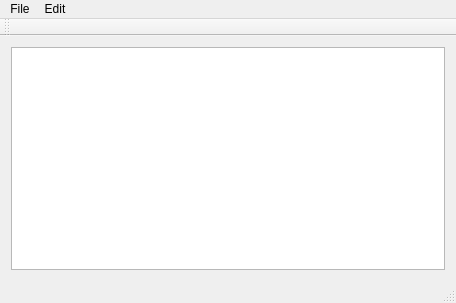
<?xml version="1.0" encoding="UTF-8"?>
<ui version="4.0">
 <class>MainWindow</class>
 <widget class="QMainWindow" name="MainWindow">
  <property name="geometry">
   <rect>
    <x>0</x>
    <y>0</y>
    <width>456</width>
    <height>303</height>
   </rect>
  </property>
  <property name="windowTitle">
   <string>Adam's Notepad</string>
  </property>
  <widget class="QWidget" name="centralWidget">
   <layout class="QHBoxLayout" name="horizontalLayout">
    <item>
     <widget class="QTextEdit" name="textEdit">
      <property name="layoutDirection">
       <enum>Qt::LeftToRight</enum>
      </property>
      <property name="styleSheet">
       <string notr="true">font: 11pt &quot;Consolas&quot;;</string>
      </property>
      <property name="horizontalScrollBarPolicy">
       <enum>Qt::ScrollBarAsNeeded</enum>
      </property>
      <property name="html">
       <string>&lt;!DOCTYPE HTML PUBLIC &quot;-//W3C//DTD HTML 4.0//EN&quot; &quot;http://www.w3.org/TR/REC-html40/strict.dtd&quot;&gt;
&lt;html&gt;&lt;head&gt;&lt;meta name=&quot;qrichtext&quot; content=&quot;1&quot; /&gt;&lt;style type=&quot;text/css&quot;&gt;
p, li { white-space: pre-wrap; }
&lt;/style&gt;&lt;/head&gt;&lt;body style=&quot; font-family:'Consolas'; font-size:11pt; font-weight:400; font-style:normal;&quot;&gt;
&lt;p style=&quot;-qt-paragraph-type:empty; margin-top:0px; margin-bottom:0px; margin-left:0px; margin-right:0px; -qt-block-indent:0; text-indent:0px; font-family:'MS Shell Dlg 2'; font-size:8.25pt;&quot;&gt;&lt;br /&gt;&lt;/p&gt;&lt;/body&gt;&lt;/html&gt;</string>
      </property>
     </widget>
    </item>
   </layout>
  </widget>
  <widget class="QMenuBar" name="menuBar">
   <property name="geometry">
    <rect>
     <x>0</x>
     <y>0</y>
     <width>456</width>
     <height>21</height>
    </rect>
   </property>
   <widget class="QMenu" name="menu">
    <property name="title">
     <string>File</string>
    </property>
    <addaction name="actionNew"/>
    <addaction name="actionOpen"/>
    <addaction name="actionSave"/>
    <addaction name="actionSave_as"/>
    <addaction name="separator"/>
    <addaction name="actionPrint"/>
    <addaction name="separator"/>
    <addaction name="actionExit"/>
   </widget>
   <widget class="QMenu" name="menuEdit">
    <property name="title">
     <string>Edit</string>
    </property>
    <addaction name="actionUndo"/>
    <addaction name="separator"/>
    <addaction name="actionCut"/>
    <addaction name="actionCopy"/>
    <addaction name="actionPaste"/>
    <addaction name="separator"/>
    <addaction name="separator"/>
   </widget>
   <addaction name="menu"/>
   <addaction name="menuEdit"/>
  </widget>
  <widget class="QToolBar" name="mainToolBar">
   <attribute name="toolBarArea">
    <enum>TopToolBarArea</enum>
   </attribute>
   <attribute name="toolBarBreak">
    <bool>false</bool>
   </attribute>
  </widget>
  <widget class="QStatusBar" name="statusBar"/>
  <action name="actionNew">
   <property name="text">
    <string>New</string>
   </property>
   <property name="shortcut">
    <string>Ctrl+N</string>
   </property>
  </action>
  <action name="actionOpen">
   <property name="text">
    <string>Open...</string>
   </property>
   <property name="shortcut">
    <string>Ctrl+O</string>
   </property>
  </action>
  <action name="actionSave">
   <property name="text">
    <string>Save</string>
   </property>
   <property name="shortcut">
    <string>Ctrl+S</string>
   </property>
  </action>
  <action name="actionSave_as">
   <property name="text">
    <string>Save as...</string>
   </property>
  </action>
  <action name="actionPrint">
   <property name="text">
    <string>Print...</string>
   </property>
   <property name="shortcut">
    <string>Ctrl+P</string>
   </property>
  </action>
  <action name="actionExit">
   <property name="text">
    <string>Exit</string>
   </property>
  </action>
  <action name="actionUndo">
   <property name="text">
    <string>Undo</string>
   </property>
   <property name="shortcut">
    <string>Ctrl+Z</string>
   </property>
  </action>
  <action name="actionCut">
   <property name="text">
    <string>Cut</string>
   </property>
   <property name="shortcut">
    <string>Ctrl+X</string>
   </property>
  </action>
  <action name="actionCopy">
   <property name="text">
    <string>Copy</string>
   </property>
   <property name="shortcut">
    <string>Ctrl+C</string>
   </property>
  </action>
  <action name="actionPaste">
   <property name="text">
    <string>Paste</string>
   </property>
   <property name="shortcut">
    <string>Ctrl+V</string>
   </property>
  </action>
 </widget>
 <layoutdefault spacing="6" margin="11"/>
 <tabstops>
  <tabstop>textEdit</tabstop>
 </tabstops>
 <resources/>
 <connections/>
</ui>
